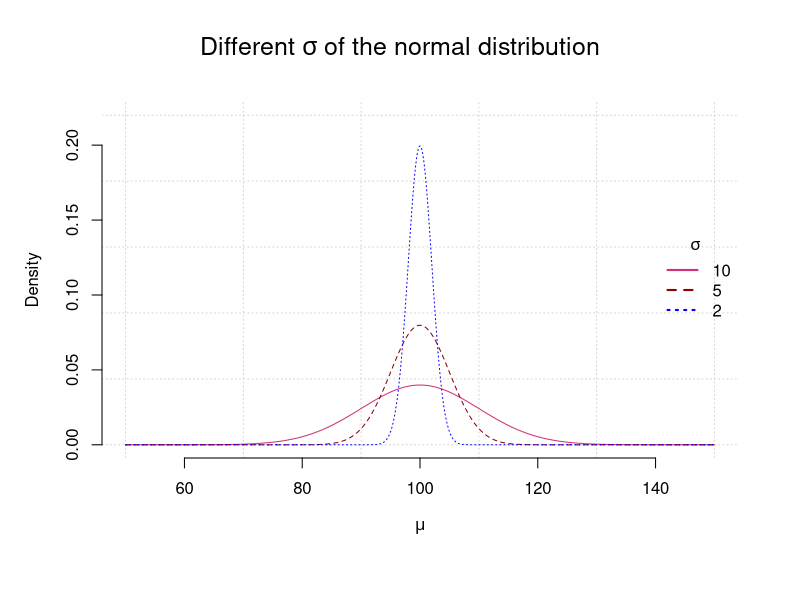
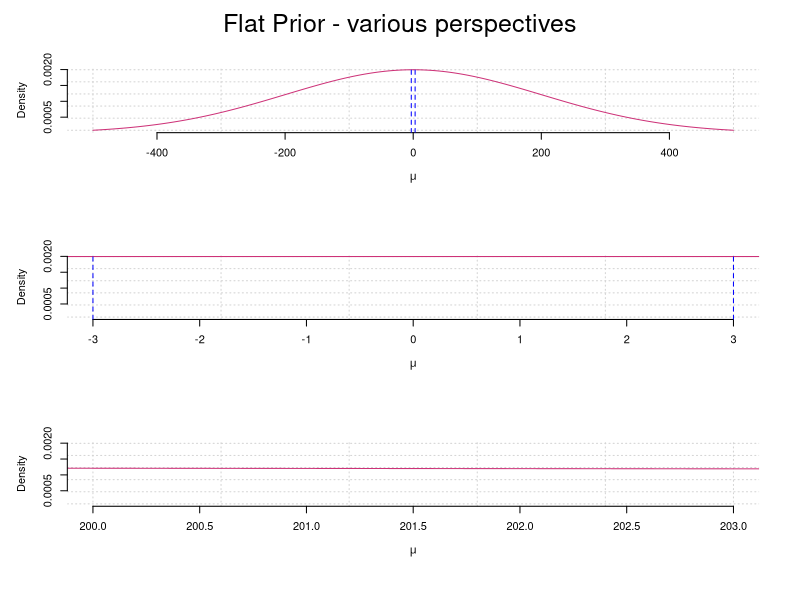
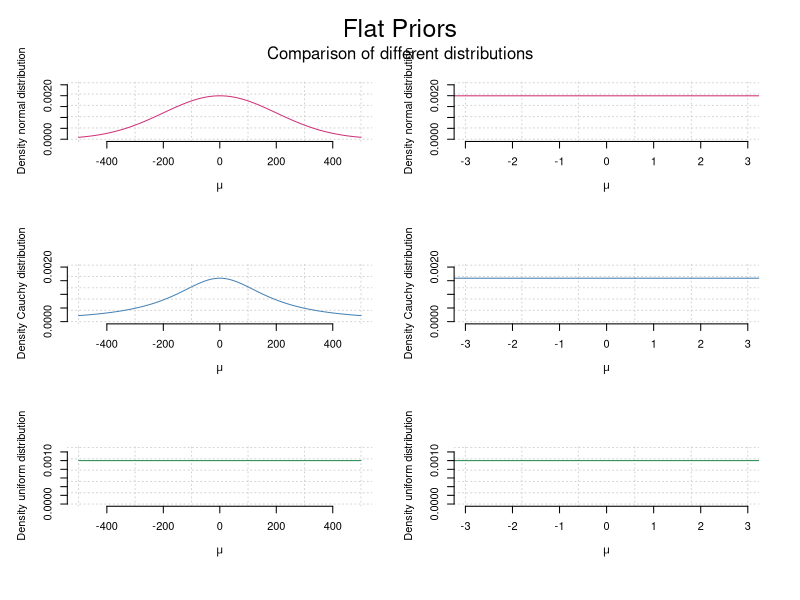
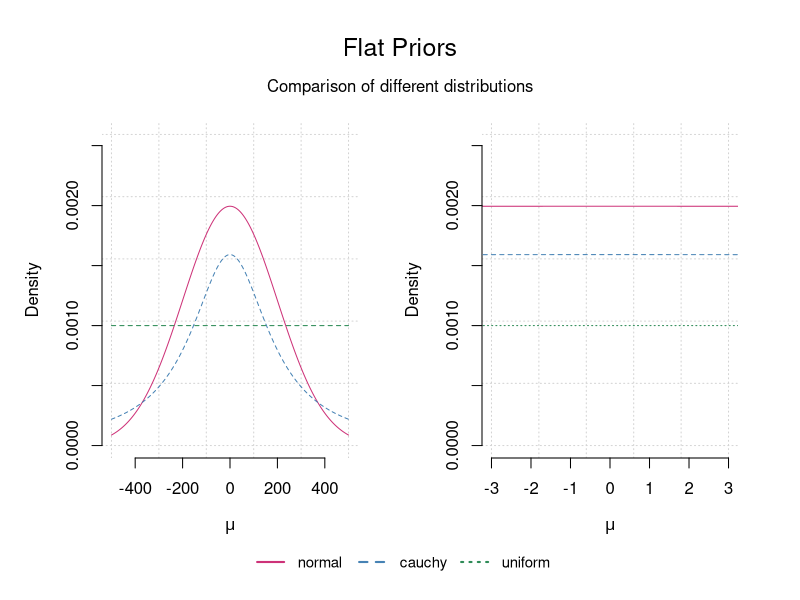
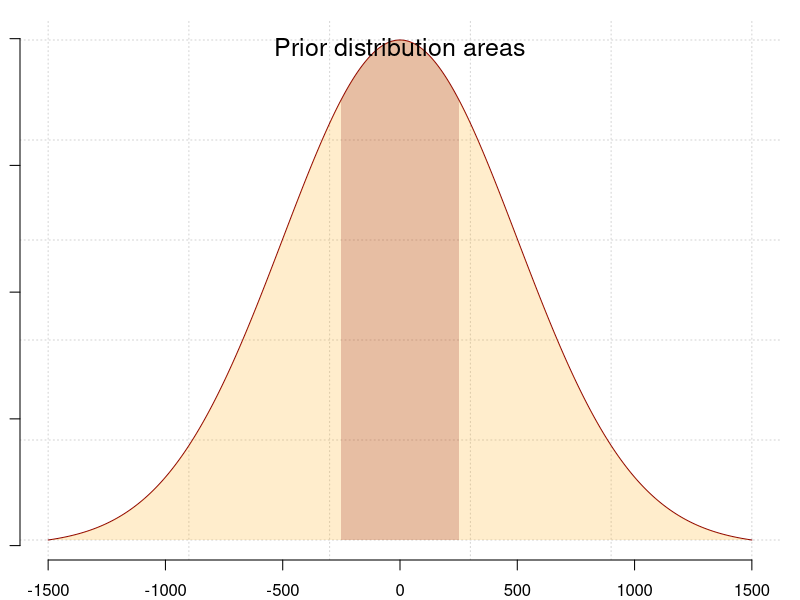

Source code (R) for these figures, in order:
# file:
# ptII_quan_Bayes_regularization.r

# location:
# chap. 6 [6.12]
# Die Wahl priorer Verteilungen


# after McElreath (2015, p. 187)

# different sigmas (normal distribution)
thetas <- seq(50,150,0.01)
dnorm1 <- dnorm(thetas, 100, 10)
dnorm2 <- dnorm(thetas, 100, 5)
dnorm3 <- dnorm(thetas, 100, 2)
par(oma=c(2,1,1,1), "cex.axis"=1, bty="l")
plot(thetas, dnorm1, col="violetred3", type="l", ylim=c(0,0.22), pre.plot=grid(), bty="n", xlab=expression(mu), ylab="Density")
lines(thetas, dnorm2, lty=2, col="darkred")
lines(thetas, dnorm3, lty=3, col="blue")
legend("right", legend=c("10","5","2"), col=c("violetred3","darkred","blue"), lty=1:3, lwd=2,bty="n", horiz=FALSE, title=expression(paste(sigma)))
mtext(expression(paste("Different ",sigma," of the normal distribution",sep="")), outer=TRUE, line=-2, cex=1.5, side=3)


# flat prior
thetas <- seq(-500,500,0.01)
dnorm1 <- dnorm(thetas, 0, 200)
par(oma=c(2,1,1,1), "cex.axis"=1, bty="l", mfrow=c(3,1))
plot(thetas, dnorm1, col="violetred3", type="l", pre.plot=grid(), bty="n", xlab=expression(mu), ylab="Density")
abline(v=c(-3,3),col="blue",lty=2)

plot(thetas, dnorm1, col="violetred3", xli=c(-3,3), type="l", pre.plot=grid(), bty="n", xlab=expression(mu), ylab="Density")
abline(v=c(-3,3),col="blue",lty=2)

plot(thetas, dnorm1, col="violetred3", xli=c(200,203), type="l", pre.plot=grid(), bty="n", xlab=expression(mu), ylab="Density")
mtext(expression(paste("Flat Prior - various perspectives",sep="")), outer=TRUE, line=-2, cex=1.5, side=3)


# percent area below the curve for different N(0,1) sds from 1 to 4
2*(1-pnorm(1:6))
1-pnorm(1:6)
pnorms <- sapply(1:2, function(i) i*(1-pnorm(1:6)))
colnames(pnorms) <- c("one-sided","two-sided")
pnorms


# flat priors - different distributions
fak <- 1.3
thetas <- seq(-500,500,0.01)
dnorm1 <- dnorm(thetas, 0, 200)
dcauchy1 <- dcauchy(thetas, 0, 200)
dunif1 <- dunif(thetas,-500,500)
par(oma=c(2,1,2,1), "cex.axis"=1, bty="l", mfrow=c(3,2))
xlim <- c(-3,3)
ylim.dnorm <- c(0,max(dnorm1))
ylim.dcauchy <- c(0,max(dcauchy1))
ylim.dunif <-  c(0,max(dunif1))
plot(thetas, dnorm1, col="violetred3", ylim=ylim.dnorm*fak, type="l", pre.plot=grid(), bty="n", xlab=expression(mu), ylab="Density normal distribution")
plot(thetas, dnorm1, col="violetred3", ylim=ylim.dnorm*fak, xlim=xlim, type="l", pre.plot=grid(), bty="n", xlab=expression(mu), ylab="Density normal distribution")

plot(thetas, dcauchy1, col="steelblue", ylim=ylim.dcauchy*fak, type="l", pre.plot=grid(), bty="n", xlab=expression(mu), ylab="Density Cauchy distribution")
plot(thetas, dcauchy1, col="steelblue", ylim=ylim.dcauchy*fak, xlim=xlim, type="l", pre.plot=grid(), bty="n", xlab=expression(mu), ylab="Density Cauchy distribution")

plot(thetas, dunif1, col="seagreen", ylim=ylim.dunif*fak, type="l", pre.plot=grid(), bty="n", xlab=expression(mu), ylab="Density uniform distribution")
plot(thetas, dunif1, col="seagreen", ylim=ylim.dunif*fak, xlim=xlim, type="l", pre.plot=grid(), bty="n", xlab=expression(mu), ylab="Density uniform distribution")
mtext(expression(paste("Flat Priors",sep="")), outer=TRUE,line=-1, cex=1.5, side=3)
mtext(expression(paste("Comparison of different distributions",sep="")), outer=TRUE,line=-3, cex=1, side=3)


# everything on one plot
par(oma=c(2,1,2,1), "cex.axis"=1, bty="l", mfrow=c(1,2))
plot(thetas, dnorm1, col="violetred3", ylim=c(0,max(ylim.dnorm,ylim.dcauchy,ylim.dunif))*fak, type="l", pre.plot=grid(), bty="n", xlab=expression(mu), ylab="Density")
lines(thetas, dcauchy1, lty=2, col="steelblue")
lines(thetas, dunif1, lty=2, col="seagreen")

plot(thetas, dnorm1, col="violetred3", ylim=c(0,max(ylim.dnorm,ylim.dcauchy,ylim.dunif))*fak, xlim=xlim, type="l", pre.plot=grid(), bty="n", xlab=expression(mu), ylab="Density")
lines(thetas, dcauchy1, lty=2, col="steelblue")
lines(thetas, dunif1, lty=3, col="seagreen")

mtext(expression(paste("Flat Priors",sep="")), outer=TRUE,line=-1, cex=1.5, side=3)
mtext(expression(paste("Comparison of different distributions",sep="")), outer=TRUE,line=-3, cex=1, side=3)

par(fig=c(0,1,0,1), oma=c(1,0,0,0), mar=c(0,0,0,0), new=TRUE)
plot(1, type="n", bty="n", xaxt="n", yaxt="n")
legend("bottom", legend=c("normal","cauchy","uniform"), col=c("violetred3","steelblue","seagreen"), lty=1:3, lwd=2, xpd=TRUE, horiz=TRUE, bty="n", cex=.9)



# no flat priors!
# http://mc-stan.org/rstanarm/articles/priors.html
lim <- 1500  
theta <- seq(-lim,lim,0.1)
mu <- 0
sigma <- 500
norm.dens <- dnorm(theta, mean=mu, sd=sigma)
compare <- sigma/2
norm.tab <- data.frame(theta,norm.dens)
head(norm.tab)
tail(norm.tab)
# -lim < compare < lim
p <- 1 - 2*pnorm(-compare, mean=mu, sd=sigma)
p
colos <- adjustcolor(c("orange","darkred"),alpha=0.2)
par(oma=c(2,1,1,1), "cex.axis"=1, bty="l")
plot(theta,norm.dens, type="l", col="darkred", bty="n", pre.plot=grid(), xlab=expression(paste(theta)), ylab="Density", cex.lab=1.2)
theta.outtake <- theta[norm.tab[,"theta"] > -compare & norm.tab[,"theta"] < compare]
dens.outtake <- norm.tab[norm.tab[,"theta"] > -compare & norm.tab[,"theta"] < compare,"norm.dens"]
theta.outt.l <- length(theta.outtake)
theta.startx <- theta.outtake[1]
theta.endx <- theta.outtake[theta.outt.l]
min.d <- min(norm.dens)
polygon(x=c(theta), y=c(norm.dens), col=colos[1], border=NA)
polygon(x=c(theta.startx, theta.outtake, theta.endx,theta.endx),
        y=c(min.d,dens.outtake,dens.outtake[theta.outt.l],min.d), col=colos[2], border=NA)
mtext("Prior distribution areas", outer=TRUE, line=-2, cex=1.5, side=3)
 

# not run
alpha <- 0.05
2*(1-pnorm(qnorm(1-alpha/2, mean=0, sd=1)))
qnorm(1-1e-15/2, mean=0, sd=1)







